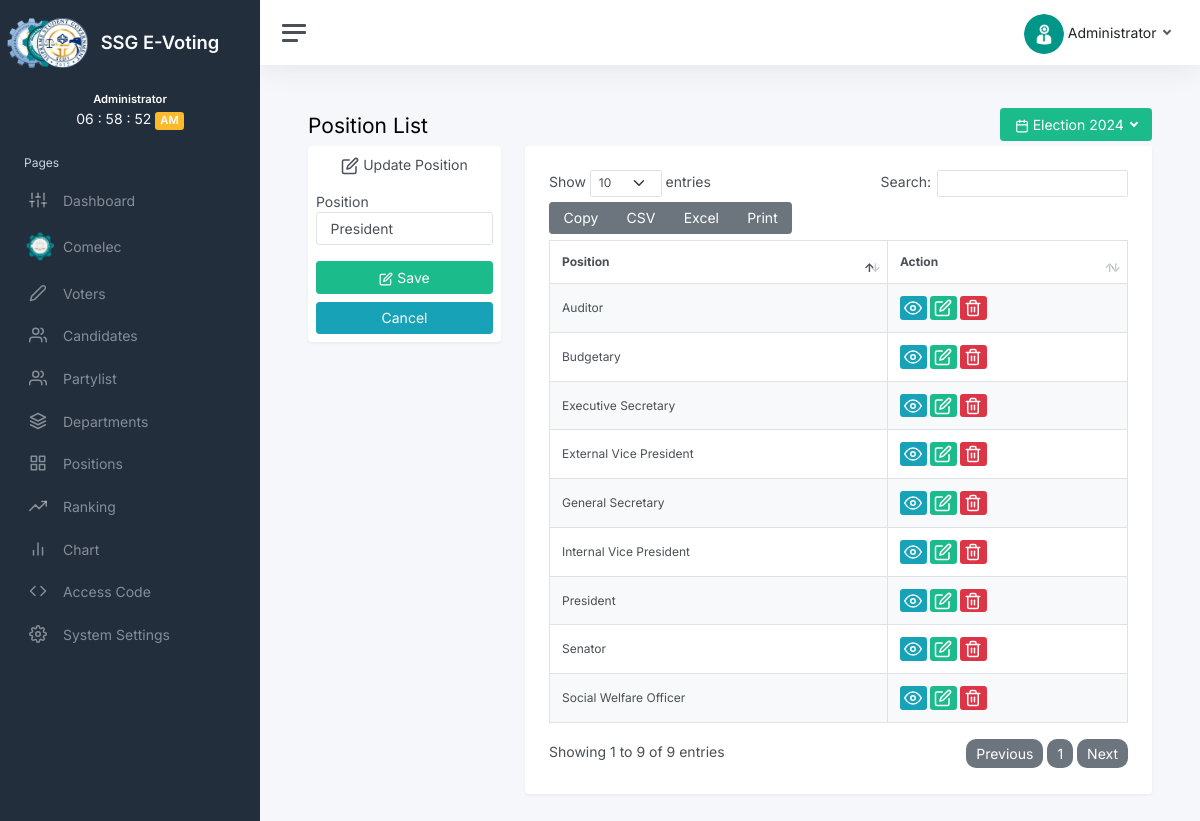
Page /admin/index.php?page=positions&update=1 (signed in) on the committed database.
### tables this page shows
CREATE TABLE `system_settings` (
  `id` int(11) NOT NULL,
  `system_name` varchar(50) NOT NULL,
  `scsit_logo` varchar(200) NOT NULL,
  `ssg_logo` varchar(200) NOT NULL,
  `comelec_logo` varchar(200) NOT NULL
);

CREATE TABLE `positions` (
  `id` int(11) NOT NULL,
  `position_name` varchar(50) NOT NULL,
  `year_inserted` year(4) NOT NULL DEFAULT current_timestamp()
);

### inc/function.php (called while the page is built, shortened)
<?php
    class Connection{
        public $host = "localhost";
        public $user = "root";
        public $password = "";
        public $db_name = "ssg_e_voting";
        public function __construct(){
            $this->conn = mysqli_connect($this->host, $this->user, $this->password, $this->db_name);
        }
    }
    if (isset($_GET['year_of'])) {
        $date = $_GET['year_of'];
    }else {
        $date = date('Y');
    }
    class dataOperation extends Connection{
        public function displayPos($date){
            $sql = mysqli_query($this->conn, "SELECT * FROM positions WHERE year_inserted='$date' ORDER BY id ASC");
            $array = array();
            while($row = mysqli_fetch_assoc($sql)){
                $array[] = $row;
            }
            return $array;
        }
        public function toUpdatePos($id){
            $sql = mysqli_query($this->conn, "SELECT * FROM positions WHERE id ='$id'");
            $array = array();
            $row = mysqli_fetch_assoc($sql);
            $array[] = $row;
            return $array;
        }
        public function displaySystem(){
            $sql = mysqli_query($this->conn, "SELECT * FROM system_settings");
            $array = array();
            $row = mysqli_fetch_assoc($sql);
            $array[] = $row;
            return $array;
        }
    }
    $oop = new dataOperation;

### admin/pages/positions.php (the view, shortened to what this page needs)
<div class="container-fluid p-0">
	<div class="d-flex justify-content-between">
		<h1 class="h3">Position List</h1>
		<div class="dropdown" style="float: end; margin-top: -5px;">
			<a class="btn btn-success dropdown-toggle" href="#" role="button" id="dropdownMenuLink" data-bs-toggle="dropdown" aria-expanded="false">
				<i class="align-middle me-1" data-feather="calendar"></i>Election <?=$date?>
			</a>
		</div>
	</div>
                <div class="row">
                    <div class="col-md-3">
			<?php
			if (isset($_GET['update'])) {
				$id = $_GET['update'];
				$myrow = $oop->toUpdatePos($id);
				foreach ($myrow as $row){
			?>
				<form action="" method="POST">
					<div class="card shadow p-2">
						<span class="mb-3 text-center"><i class="align-middle" data-feather="edit"></i> Update Position</span>
						<label>Position</label>
						<input type="text" name="position" value="<?=$row['position_name']?>" class="form-control mb-3" required>
						<button type="submit" name="updatePos" class="btn btn-success mb-2"><i class="align-middle" data-feather="edit"></i> Save</button>
						<a href="?page=positions" class="btn btn-info">Cancel</a>
					</div>
				</form>
			<?php }
			}
			?>
                    </div>
		<div class="col">
			<div class="card shadow p-4">
				<div class="data_table">
					<table id="printable" class="table table-striped table-bordered">
						<thead class="table">
							<tr>
								<th>Position</th>
								<th>Action</th>
							</tr>
						</thead>
						<tbody>
							<?php
							$myrow = $oop->displayPos($date);
							foreach ($myrow as $row){
							?>
							<tr>
								<td><?=$row['position_name']?></td>
								<td>
									<a href="#" class="badge bg-info" onclick="openModal('viewModal<?= $row['id']?>')"><i class="align-middle" data-feather="eye"></i></a>
									<a href="?page=positions&update=<?=$row['id']?>" class="badge bg-success"><i class="align-middle" data-feather="edit"></i></a>
									<a href="#" class="badge bg-danger" onclick="openModal('deleteModal<?= $row['id']?>')"><i class="align-middle" data-feather="trash-2"></i></a>
								</td>
							</tr>
							<?php } ?>
						</tbody>
					</table>
				</div>
			</div>
		</div>
	</div>
	</div>
</div>

### admin/inc/sidebar.php (shortened to what this page needs)
<nav id="sidebar" class="sidebar js-sidebar">
		<div class="sidebar-content js-simplebar">
			<?php
			$myrow = $oop->displaySystem();
			foreach($myrow as $row){ ?>
			<a class="sidebar-brand" href="?page=dashboard">
					<img src="../img/logo/<?=$row['ssg_logo'];?>" class="me-2" alt="SSG logo" style="height: 50px; margin-left: -45px;">
			<span class="align-middle" >
				<?= $row['system_name']; } ?>
		  	</span>
        </a>
				<ul class="sidebar-nav">
					<center><span class="badge" class="text-light">Administrator</span></center>
					<center><span id="clock" class="text-light"></span></center>
					<li class="sidebar-header">
						Pages
					</li>
					<li class="sidebar-item">
						<a class="sidebar-link" href="?page=dashboard">
              			<i class="align-middle" data-feather="sliders"></i> <span class="align-middle">Dashboard</span>
            			</a>
					</li>
					<li class="sidebar-item">
						<a  class="sidebar-link" href="?page=comelec">
						<img src="../img/logo/comelec-logo.png" alt="Comelec logo" style="height: 30px; margin-left: -4px; margin-right: 4px;">
              			 <span class="align-middle">Comelec</span>
            			</a>
					</li>
					<li class="sidebar-item">
						<a class="sidebar-link" href="?page=voters">
              			<i class="align-middle" data-feather="edit-2"></i> <span class="align-middle">Voters</span>
            			</a>
					</li>
					<li class="sidebar-item">
						<a class="sidebar-link" href="?page=candidates">
              			<i class="align-middle" data-feather="users"></i> <span class="align-middle">Candidates</span>
            			</a>
					</li>
					<li class="sidebar-item">
						<a class="sidebar-link" href="?page=partylist">
              			<i class="align-middle" data-feather="users"></i> <span class="align-middle">Partylist</span>
            			</a>
					</li>
					<li class="sidebar-item">
						<a class="sidebar-link" href="?page=departments">
              			<i class="align-middle" data-feather="layers"></i> <span class="align-middle">Departments</span>
            			</a>
					</li>
					<li class="sidebar-item">
						<a class="sidebar-link" href="?page=positions">
              			<i class="align-middle" data-feather="grid"></i> <span class="align-middle">Positions</span>
            			</a>
					</li>
					<li class="sidebar-item">
						<a class="sidebar-link" href="?page=ranking">
              			<i class="align-middle" data-feather="trending-up"></i> <span class="align-middle">Ranking</span>
            			</a>
					</li>
                    <li class="sidebar-item">
						<a class="sidebar-link" href="?page=chart">
              			<i class="align-middle" data-feather="bar-chart-2"></i> <span class="align-middle">Chart</span>
            			</a>
					</li>
					<li class="sidebar-item">
						<a class="sidebar-link" href="?page=access_code">
              			<i class="align-middle" data-feather="code"></i><span class="align-middle"> Access Code</span>
            			</a>
					</li>
					<li class="sidebar-item mb-5">
						<a class="sidebar-link" href="?page=system_settings">
              			<i class="align-middle" data-feather="settings"></i> <span class="align-middle">System Settings</span>
            			</a>
					</li>
				</ul>
			</div>
		</nav>

### css/main.css (style rules this page uses)
.table th,td { font-size: 12px; }

### rows in the picture
system_settings: ssg_logo (picture), system_name "SSG E-Voting"
positions: position "President", position_name "President"
positions: position_name "External Vice President"
positions: position_name "Internal Vice President"
positions: position_name "General Secretary"
positions: position_name "Executive Secretary"
positions: position_name "Auditor"
positions: position_name "Budgetary"
positions: position_name "Social Welfare Officer"
positions: position_name "Senator"

### other values in the picture
$date "2024"
